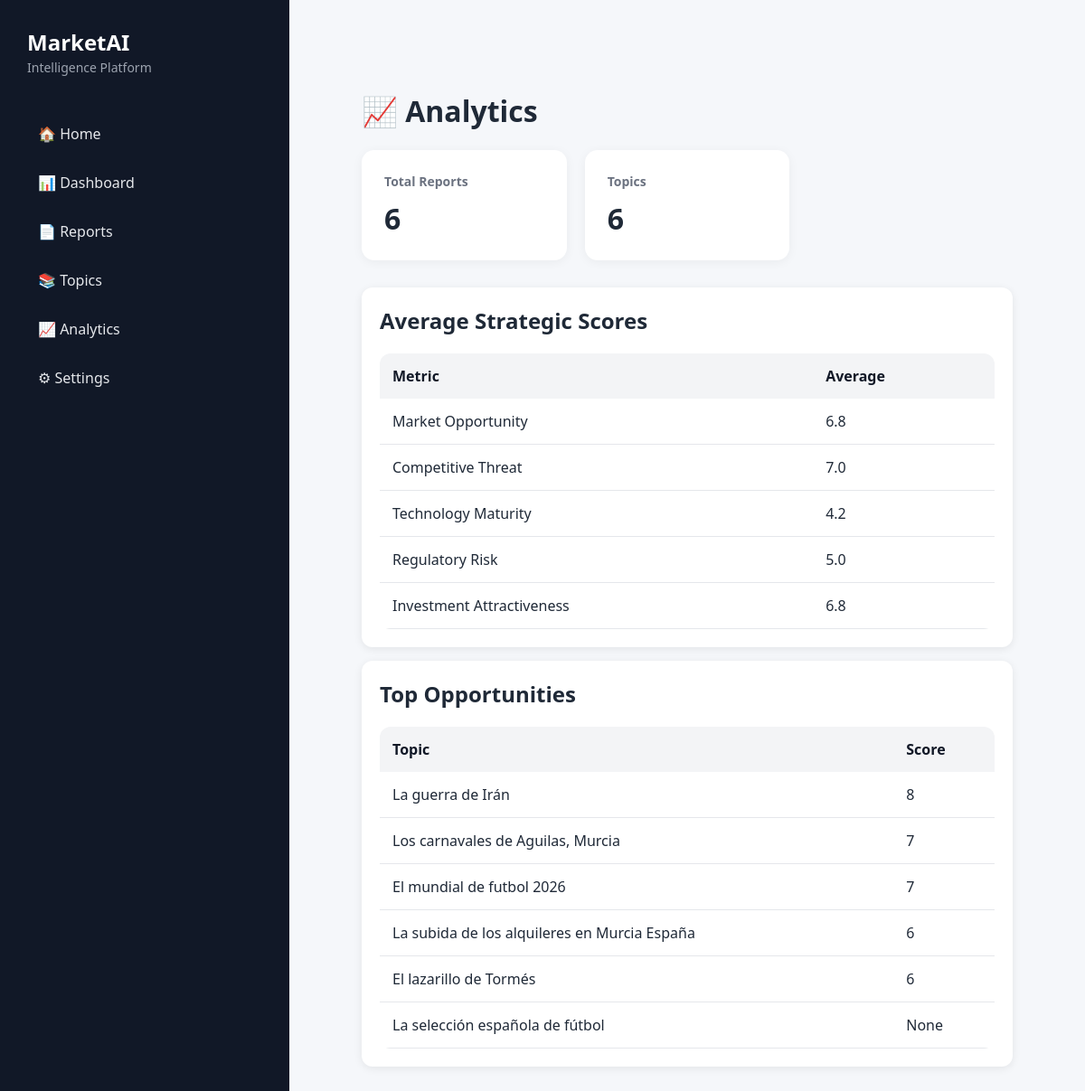
Before: /analytics with the older database file.
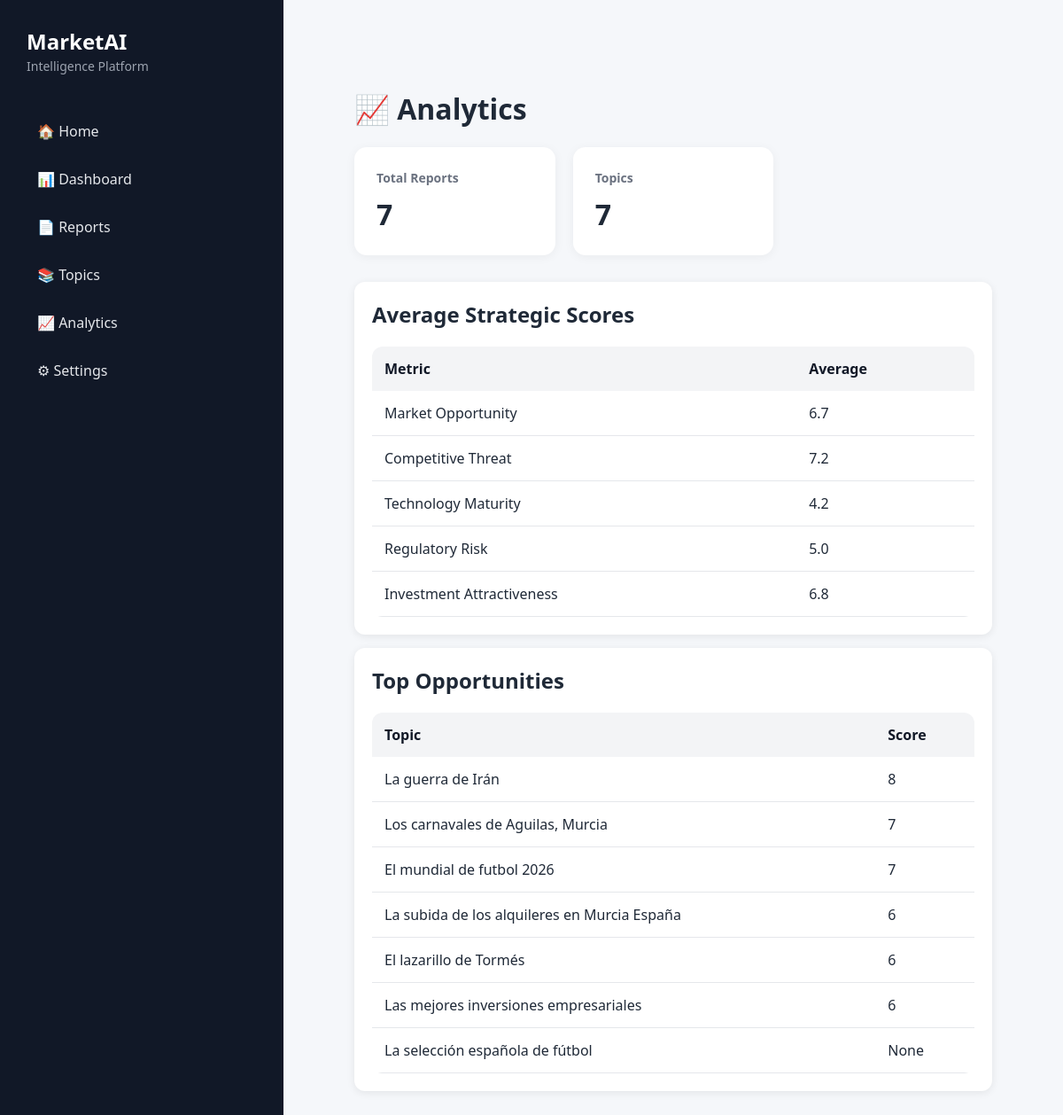
After: the same page with the newer database file.
### tables this page shows
CREATE TABLE reports (

        id INTEGER PRIMARY KEY AUTOINCREMENT,

        topic TEXT NOT NULL,

        created_at TEXT NOT NULL,

        market_opportunity INTEGER,

        competitive_threat INTEGER,

        technology_maturity INTEGER,

        regulatory_risk INTEGER,

        investment_attractiveness INTEGER,

        markdown_path TEXT,

        pdf_path TEXT
    , md_path TEXT);

### app/dashboard/server.py (the view)
@app.get("/analytics")
def analytics_page(request: Request):
    analytics = get_analytics_data()
    top_opportunities = get_top_opportunities()
    stats = get_dashboard_stats()
    return templates.TemplateResponse(
        request=request,
        name="analytics.html",
        context={
            "analytics": analytics,
            "top_opportunities": top_opportunities,
            "stats": stats
        }
    )

### app/dashboard/templates/analytics.html
{% set title = "Analytics" %}
{% extends "base.html" %}
{% block content %}
<h1>📈 Analytics</h1>
<div class="kpi-grid">
    <div class="kpi-card">
        <h3>Total Reports</h3>
        <span>{{ stats.total_reports }}</span>
    </div>
    <div class="kpi-card">
        <h3>Topics</h3>
        <span>{{ stats.total_topics }}</span>
    </div>
</div>
<div class="card">
    <h2>Average Strategic Scores</h2>
    <table>
        <tr>
            <th>Metric</th>
            <th>Average</th>
        </tr>
        <tr>
            <td>Market Opportunity</td>
            <td>{{ analytics.opportunity }}</td>
        </tr>
        <tr>
            <td>Competitive Threat</td>
            <td>{{ analytics.threat }}</td>
        </tr>
        <tr>
            <td>Technology Maturity</td>
            <td>{{ analytics.technology }}</td>
        </tr>
        <tr>
            <td>Regulatory Risk</td>
            <td>{{ analytics.risk }}</td>
        </tr>
        <tr>
            <td>Investment Attractiveness</td>
            <td>{{ analytics.investment }}</td>
        </tr>
    </table>
</div>
<div class="card">
    <h2>Top Opportunities</h2>
    <table>
        <tr>
            <th>Topic</th>
            <th>Score</th>
        </tr>
        {% for item in top_opportunities %}
        <tr>
            <td>{{ item[0] }}</td>
            <td>{{ item[1] }}</td>
        </tr>
        {% endfor %}
    </table>
</div>
{% endblock %}

Changed rows visible on the page:
added reports: topic "Las mejores inversiones empresariales", market_opportunity "6"
Other visible differences:
{{ stats.total_reports }}: "6" → "7"
{{ stats.total_topics }}: "6" → "7"
{{ analytics.opportunity }}: "6.8" → "6.7"
{{ analytics.threat }}: "7.0" → "7.2"
